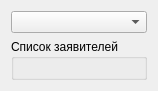
<?xml version="1.0" encoding="UTF-8"?>
<ui version="4.0">
 <class>Dialog_ClientDocsCreate</class>
 <widget class="QDialog" name="Dialog_ClientDocsCreate">
  <property name="geometry">
   <rect>
    <x>0</x>
    <y>0</y>
    <width>135</width>
    <height>77</height>
   </rect>
  </property>
  <property name="windowTitle">
   <string>Dialog</string>
  </property>
  <layout class="QVBoxLayout" name="verticalLayout_2">
   <item>
    <widget class="QComboBox" name="cBox_Doctype"/>
   </item>
   <item>
    <widget class="QGroupBox" name="gBox_Clients">
     <property name="title">
      <string>Список заявителей</string>
     </property>
     <layout class="QVBoxLayout" name="vL_Clients"/>
    </widget>
   </item>
  </layout>
 </widget>
 <resources/>
 <connections/>
</ui>
